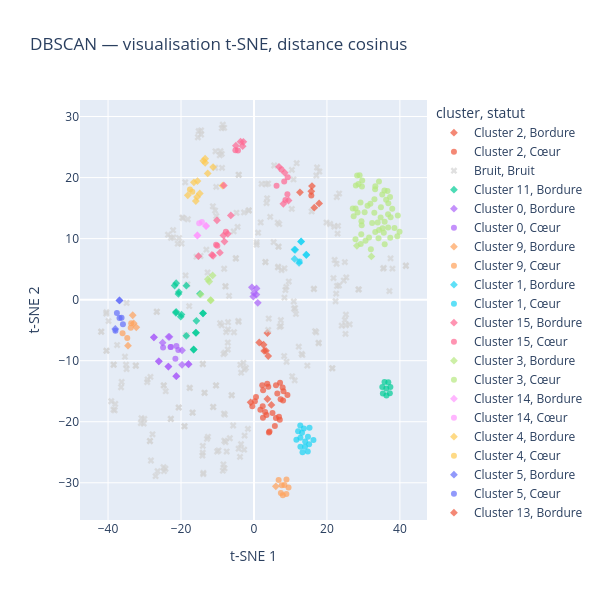

Notebook code cell kept with this figure:
### Code cell
tsne = TSNE(
    n_components=2,
    metric="cosine",
    perplexity=30,
    init="random",
    learning_rate="auto",
    random_state=42
)

coord_tsne = tsne.fit_transform(matrice_tfidf_sublinear.toarray())

visu_tsne = visualisation.copy()
visu_tsne["t-SNE 1"] = coord_tsne[:, 0]
visu_tsne["t-SNE 2"] = coord_tsne[:, 1]

fig = px.scatter(
    visu_tsne,
    x="t-SNE 1",
    y="t-SNE 2",
    color="cluster",
    symbol="statut",
    symbol_map={"Cœur": "circle", "Bordure": "diamond", "Bruit": "x"},
    color_discrete_map={"Bruit": "lightgray"},
    hover_data=["id", "statut"],
    opacity=0.7,
    title="DBSCAN — visualisation t-SNE, distance cosinus",
    height=600,
    width=600
)

fig.show()

### Figure 1 — Plotly figure (JSON) as saved in the notebook; plotly's stock layout.template omitted (floating-point values rounded to 4 significant figures; data arrays with more than 128 entries replaced by an {"elided": "..."} marker saying what was removed)
{"data": [{"customdata": [[1, "Bordure"], [2, "Bordure"], [19, "Bordure"], [61, "Bordure"], [365, "Bordure"], [413, "Bordure"], [446, "Bordure"], [494, "Bordure"], [495, "Bordure"]], "hovertemplate": "cluster=Cluster 2<br>statut=%{customdata[1]}<br>t-SNE 1=%{x}<br>t-SNE 2=%{y}<br>id=%{customdata[0]}<extra></extra>", "legendgroup": "Cluster 2, Bordure", "marker": {"color": "#EF553B", "opacity": 0.7, "symbol": "diamond"}, "mode": "markers", "name": "Cluster 2, Bordure", "orientation": "v", "showlegend": true, "type": "scatter", "x": [2.631, 3.687, 2.801, 3.687, 1.442, 4.776, -0.9245, 3.288, 3.908], "xaxis": "x", "y": [-7.388, -5.465, -8.397, -16.28, -7.018, -17.25, -16.82, -8.389, -9.244], "yaxis": "y"}, {"customdata": [[18, "Cœur"], [20, "Cœur"], [21, "Cœur"], [22, "Cœur"], [23, "Cœur"], [24, "Cœur"], [25, "Cœur"], [60, "Cœur"], [171, "Cœur"], [172, "Cœur"], [173, "Cœur"], [174, "Cœur"], [175, "Cœur"], [176, "Cœur"], [277, "Cœur"], [340, "Cœur"], [341, "Cœur"], [359, "Cœur"], [360, "Cœur"], [440, "Cœur"], [441, "Cœur"], [442, "Cœur"], [443, "Cœur"], [487, "Cœur"], [488, "Cœur"], [496, "Cœur"], [497, "Cœur"]], "hovertemplate": "cluster=Cluster 2<br>statut=%{customdata[1]}<br>t-SNE 1=%{x}<br>t-SNE 2=%{y}<br>id=%{customdata[0]}<extra></extra>", "legendgroup": "Cluster 2, Cœur", "marker": {"color": "#EF553B", "opacity": 0.7, "symbol": "circle"}, "mode": "markers", "name": "Cluster 2, Cœur", "orientation": "v", "showlegend": true, "type": "scatter", "x": [3.924, 8.091, 6.397, 6.017, 5.722, 2.461, 0.2494, 9.172, 3.635, 7.147, 2.266, 4.099, 4.253, 0.5538, -0.4553, 7.852, 6.031, 7.078, 6.858, 2.396, 3.064, 1.757, 3.429, 7.305, 7.982, 2.504, 5.076], "xaxis": "x", "y": [-14.28, -15.02, -15.37, -19.39, -20.71, -19.35, -16.63, -15.61, -13.79, -13.62, -14.03, -21.75, -21.58, -15.94, -17.48, -14.39, -14.01, -19.66, -19.17, -17.46, -18.41, -18.06, -18.88, -16.32, -16.53, -14.86, -18.56], "yaxis": "y"}, {"customdata": {"elided": "246x2 mixed values"}, "hovertemplate": "cluster=Bruit<br>statut=%{customdata[1]}<br>t-SNE 1=%{x}<br>t-SNE 2=%{y}<br>id=%{customdata[0]}<extra></extra>", "legendgroup": "Bruit, Bruit", "marker": {"color": "lightgray", "opacity": 0.7, "symbol": "x"}, "mode": "markers", "name": "Bruit, Bruit", "orientation": "v", "showlegend": true, "type": "scatter", "x": {"elided": "246 float values"}, "xaxis": "x", "y": {"elided": "246 float values"}, "yaxis": "y"}, {"customdata": [[4, "Bordure"], [96, "Bordure"], [97, "Bordure"], [120, "Bordure"], [143, "Bordure"], [147, "Bordure"], [159, "Bordure"], [207, "Bordure"], [209, "Bordure"], [210, "Bordure"], [216, "Bordure"], [217, "Bordure"], [232, "Bordure"], [281, "Bordure"], [331, "Bordure"], [364, "Bordure"], [450, "Bordure"], [469, "Bordure"]], "hovertemplate": "cluster=Cluster 11<br>statut=%{customdata[1]}<br>t-SNE 1=%{x}<br>t-SNE 2=%{y}<br>id=%{customdata[0]}<extra></extra>", "legendgroup": "Cluster 11, Bordure", "marker": {"color": "#00cc96", "opacity": 0.7, "symbol": "diamond"}, "mode": "markers", "name": "Cluster 11, Bordure", "orientation": "v", "showlegend": true, "type": "scatter", "x": [-13.97, -19.87, -20.72, -16.53, -15.88, -21.33, -13.97, -18.54, -20.59, -21.33, -16.53, -14.8, -15.95, -20.07, -15.78, -21.41, -21.75, -18.56], "xaxis": "x", "y": [-2.235, -2.449, 0.9425, -8.175, -5.435, 2.695, -2.238, 2.297, 1.247, -1.996, -8.166, 0.9582, -5.41, -2.784, -3.477, -2.167, 2.3, -5.927], "yaxis": "y"}, {"customdata": [[6, "Bordure"], [107, "Bordure"], [141, "Bordure"], [184, "Bordure"], [267, "Bordure"], [268, "Bordure"], [274, "Bordure"], [275, "Bordure"], [327, "Bordure"], [351, "Bordure"], [386, "Bordure"], [387, "Bordure"], [424, "Bordure"], [438, "Bordure"], [498, "Bordure"]], "hovertemplate": "cluster=Cluster 0<br>statut=%{customdata[1]}<br>t-SNE 1=%{x}<br>t-SNE 2=%{y}<br>id=%{customdata[0]}<extra></extra>", "legendgroup": "Cluster 0, Bordure", "marker": {"color": "#ab63fa", "opacity": 0.7, "symbol": "diamond"}, "mode": "markers", "name": "Cluster 0, Bordure", "orientation": "v", "showlegend": true, "type": "scatter", "x": [-19.72, -23.16, -27.43, -17.94, -23.46, -21.3, -26.08, -27.43, -26.08, -23.42, -23.46, -21.3, -25.04, -17.94, -19.71], "xaxis": "x", "y": [-10.68, -6.093, -6.169, -10.58, -10.96, -12.54, -10.1, -6.169, -10.1, -6.097, -10.96, -12.54, -7.054, -10.58, -8.303], "yaxis": "y"}, {"customdata": [[67, "Cœur"], [212, "Cœur"], [302, "Cœur"], [352, "Cœur"], [382, "Cœur"], [415, "Cœur"]], "hovertemplate": "cluster=Cluster 0<br>statut=%{customdata[1]}<br>t-SNE 1=%{x}<br>t-SNE 2=%{y}<br>id=%{customdata[0]}<extra></extra>", "legendgroup": "Cluster 0, Cœur", "marker": {"color": "#ab63fa", "opacity": 0.7, "symbol": "circle"}, "mode": "markers", "name": "Cluster 0, Cœur", "orientation": "v", "showlegend": true, "type": "scatter", "x": [-24.91, -22.83, -20.74, -21.28, -22.83, -21.54], "xaxis": "x", "y": [-7.853, -7.768, -8.248, -7.613, -7.768, -9.671], "yaxis": "y"}, {"customdata": [[55, "Bordure"], [84, "Bordure"], [389, "Bordure"], [393, "Bordure"]], "hovertemplate": "cluster=Cluster 9<br>statut=%{customdata[1]}<br>t-SNE 1=%{x}<br>t-SNE 2=%{y}<br>id=%{customdata[0]}<extra></extra>", "legendgroup": "Cluster 9, Bordure", "marker": {"color": "#FFA15A", "opacity": 0.7, "symbol": "diamond"}, "mode": "markers", "name": "Cluster 9, Bordure", "orientation": "v", "showlegend": true, "type": "scatter", "x": [-34.54, -32.96, -32.26, -33.24], "xaxis": "x", "y": [-7.547, -3.878, -4.53, -2.559], "yaxis": "y"}, {"customdata": [[7, "Cœur"], [83, "Cœur"], [394, "Cœur"], [403, "Cœur"]], "hovertemplate": "cluster=Cluster 9<br>statut=%{customdata[1]}<br>t-SNE 1=%{x}<br>t-SNE 2=%{y}<br>id=%{customdata[0]}<extra></extra>", "legendgroup": "Cluster 9, Cœur", "marker": {"color": "#FFA15A", "opacity": 0.7, "symbol": "circle"}, "mode": "markers", "name": "Cluster 9, Cœur", "orientation": "v", "showlegend": true, "type": "scatter", "x": [-36.02, -33.79, -33.66, -34.73], "xaxis": "x", "y": [-5.509, -4.587, -3.867, -6.264], "yaxis": "y"}, {"customdata": [[8, "Bordure"], [219, "Bordure"], [220, "Bordure"], [240, "Bordure"], [254, "Bordure"], [255, "Bordure"], [262, "Bordure"], [291, "Bordure"]], "hovertemplate": "cluster=Cluster 1<br>statut=%{customdata[1]}<br>t-SNE 1=%{x}<br>t-SNE 2=%{y}<br>id=%{customdata[0]}<extra></extra>", "legendgroup": "Cluster 1, Bordure", "marker": {"color": "#19d3f3", "opacity": 0.7, "symbol": "diamond"}, "mode": "markers", "name": "Cluster 1, Bordure", "orientation": "v", "showlegend": true, "type": "scatter", "x": [12.9, 11.1, 12.95, 11.13, 12.36, 14.33, 14.36, 11.31], "xaxis": "x", "y": [9.505, 8.202, 9.539, 6.668, 6.014, 7.355, 7.334, 8.168], "yaxis": "y"}, {"customdata": [[261, "Cœur"]], "hovertemplate": "cluster=Cluster 1<br>statut=%{customdata[1]}<br>t-SNE 1=%{x}<br>t-SNE 2=%{y}<br>id=%{customdata[0]}<extra></extra>", "legendgroup": "Cluster 1, Cœur", "marker": {"color": "#19d3f3", "opacity": 0.7, "symbol": "circle"}, "mode": "markers", "name": "Cluster 1, Cœur", "orientation": "v", "showlegend": true, "type": "scatter", "x": [12.51], "xaxis": "x", "y": [6.26], "yaxis": "y"}, {"customdata": [[15, "Bordure"], [16, "Bordure"], [168, "Bordure"], [189, "Bordure"], [191, "Bordure"], [194, "Bordure"], [223, "Bordure"], [303, "Bordure"], [313, "Bordure"], [328, "Bordure"], [329, "Bordure"], [427, "Bordure"], [480, "Bordure"]], "hovertemplate": "cluster=Cluster 15<br>statut=%{customdata[1]}<br>t-SNE 1=%{x}<br>t-SNE 2=%{y}<br>id=%{customdata[0]}<extra></extra>", "legendgroup": "Cluster 15, Bordure", "marker": {"color": "#FF6692", "opacity": 0.7, "symbol": "diamond"}, "mode": "markers", "name": "Cluster 15, Bordure", "orientation": "v", "showlegend": true, "type": "scatter", "x": [-11.52, -11.2, -7.171, 8.053, 9.471, 6.858, -10.14, -6.341, 8.425, -8.374, -8.084, -15.21, -9.342], "xaxis": "x", "y": [7.331, 7.195, 10.79, 15.7, 16.24, 21.77, 13.0, 13.8, 20.8, 10.51, 9.517, 7.127, 7.692], "yaxis": "y"}, {"customdata": [[190, "Cœur"], [192, "Cœur"], [234, "Cœur"], [278, "Cœur"], [307, "Cœur"], [314, "Cœur"], [330, "Cœur"], [484, "Cœur"], [485, "Cœur"]], "hovertemplate": "cluster=Cluster 15<br>statut=%{customdata[1]}<br>t-SNE 1=%{x}<br>t-SNE 2=%{y}<br>id=%{customdata[0]}<extra></extra>", "legendgroup": "Cluster 15, Cœur", "marker": {"color": "#FF6692", "opacity": 0.7, "symbol": "circle"}, "mode": "markers", "name": "Cluster 15, Cœur", "orientation": "v", "showlegend": true, "type": "scatter", "x": [8.625, 8.29, 6.193, 9.258, 9.162, 7.543, -7.697, -10.38, -10.05], "xaxis": "x", "y": [16.32, 19.35, 18.67, 20.06, 17.26, 21.33, 11.11, 8.993, 8.821], "yaxis": "y"}, {"customdata": [[152, "Bordure"], [489, "Bordure"]], "hovertemplate": "cluster=Cluster 3<br>statut=%{customdata[1]}<br>t-SNE 1=%{x}<br>t-SNE 2=%{y}<br>id=%{customdata[0]}<extra></extra>", "legendgroup": "Cluster 3, Bordure", "marker": {"color": "#B6E880", "opacity": 0.7, "symbol": "diamond"}, "mode": "markers", "name": "Cluster 3, Bordure", "orientation": "v", "showlegend": true, "type": "scatter", "x": [32.19, 28.21], "xaxis": "x", "y": [7.074, 8.819], "yaxis": "y"}, {"customdata": [[26, "Cœur"], [36, "Cœur"], [41, "Cœur"], [56, "Cœur"], [58, "Cœur"], [63, "Cœur"], [64, "Cœur"], [65, "Cœur"], [68, "Cœur"], [71, "Cœur"], [72, "Cœur"], [73, "Cœur"], [95, "Cœur"], [98, "Cœur"], [102, "Cœur"], [116, "Cœur"], [124, "Cœur"], [138, "Cœur"], [139, "Cœur"], [144, "Cœur"], [167, "Cœur"], [169, "Cœur"], [170, "Cœur"], [177, "Cœur"], [178, "Cœur"], [185, "Cœur"], [237, "Cœur"], [239, "Cœur"], [276, "Cœur"], [288, "Cœur"], [289, "Cœur"], [315, "Cœur"], [322, "Cœur"], [333, "Cœur"], [334, "Cœur"], [335, "Cœur"], [336, "Cœur"], [347, "Cœur"], [366, "Cœur"], [372, "Cœur"], [373, "Cœur"], [397, "Cœur"], [423, "Cœur"], [432, "Cœur"], [433, "Cœur"], [447, "Cœur"], [448, "Cœur"], [467, "Cœur"], [470, "Cœur"], [471, "Cœur"], [476, "Cœur"], [491, "Cœur"], [493, "Cœur"]], "hovertemplate": "cluster=Cluster 3<br>statut=%{customdata[1]}<br>t-SNE 1=%{x}<br>t-SNE 2=%{y}<br>id=%{customdata[0]}<extra></extra>", "legendgroup": "Cluster 3, Cœur", "marker": {"color": "#B6E880", "opacity": 0.7, "symbol": "circle"}, "mode": "markers", "name": "Cluster 3, Cœur", "orientation": "v", "showlegend": true, "type": "scatter", "x": [33.24, 33.91, 32.39, 38.51, 36.83, 37.3, 36.22, 36.6, 34.29, 33.02, 31.91, 29.53, 34.14, 35.24, 29.26, 36.78, 35.82, 36.75, 32.99, 30.58, 28.28, 29.6, 27.85, 29.2, 27.08, 27.93, 28.65, 29.41, 28.4, 27.33, 29.67, 28.96, 34.73, 32.04, 31.13, 29.46, 30.34, 37.46, 27.83, 37.36, 31.54, 39.29, 35.83, 35.16, 35.76, 39.9, 39.43, 34.8, 33.2, 33.27, 34.27, 35.59, 37.9], "xaxis": "x", "y": [11.08, 12.65, 12.57, 11.75, 15.8, 16.81, 16.37, 17.79, 11.4, 16.43, 15.72, 12.21, 10.07, 11.69, 9.127, 11.84, 12.76, 14.01, 14.23, 9.649, 20.34, 18.55, 14.94, 15.93, 14.94, 18.72, 18.93, 10.69, 14.3, 13.66, 19.52, 20.39, 13.46, 8.243, 15.39, 12.84, 14.33, 13.51, 9.877, 10.14, 10.16, 10.37, 9.066, 17.22, 17.86, 11.11, 13.78, 15.13, 18.09, 18.59, 19.37, 10.96, 14.89], "yaxis": "y"}, {"customdata": [[29, "Bordure"], [188, "Bordure"], [305, "Bordure"], [454, "Bordure"]], "hovertemplate": "cluster=Cluster 14<br>statut=%{customdata[1]}<br>t-SNE 1=%{x}<br>t-SNE 2=%{y}<br>id=%{customdata[0]}<extra></extra>", "legendgroup": "Cluster 14, Bordure", "marker": {"color": "#FF97FF", "opacity": 0.7, "symbol": "diamond"}, "mode": "markers", "name": "Cluster 14, Bordure", "orientation": "v", "showlegend": true, "type": "scatter", "x": [-15.48, -13.14, -13.12, -15.55], "xaxis": "x", "y": [10.51, 12.08, 12.07, 10.53], "yaxis": "y"}, {"customdata": [[187, "Cœur"], [306, "Cœur"]], "hovertemplate": "cluster=Cluster 14<br>statut=%{customdata[1]}<br>t-SNE 1=%{x}<br>t-SNE 2=%{y}<br>id=%{customdata[0]}<extra></extra>", "legendgroup": "Cluster 14, Cœur", "marker": {"color": "#FF97FF", "opacity": 0.7, "symbol": "circle"}, "mode": "markers", "name": "Cluster 14, Cœur", "orientation": "v", "showlegend": true, "type": "scatter", "x": [-14.27, -15.01], "xaxis": "x", "y": [12.73, 12.53], "yaxis": "y"}, {"customdata": [[30, "Bordure"], [32, "Bordure"], [34, "Bordure"], [92, "Bordure"], [100, "Bordure"], [259, "Bordure"], [287, "Bordure"], [294, "Bordure"], [325, "Bordure"], [462, "Bordure"], [463, "Bordure"], [499, "Bordure"]], "hovertemplate": "cluster=Cluster 4<br>statut=%{customdata[1]}<br>t-SNE 1=%{x}<br>t-SNE 2=%{y}<br>id=%{customdata[0]}<extra></extra>", "legendgroup": "Cluster 4, Bordure", "marker": {"color": "#FECB52", "opacity": 0.7, "symbol": "diamond"}, "mode": "markers", "name": "Cluster 4, Bordure", "orientation": "v", "showlegend": true, "type": "scatter", "x": [-15.49, -13.89, -12.68, -18.14, -16.47, -15.6, -15.94, -8.608, -14.86, -13.38, -13.37, -11.21], "xaxis": "x", "y": [19.43, 22.74, 20.68, 17.09, 19.23, 16.83, 16.16, 18.67, 17.39, 23.08, 22.42, 21.72], "yaxis": "y"}, {"customdata": [[146, "Cœur"], [395, "Cœur"]], "hovertemplate": "cluster=Cluster 4<br>statut=%{customdata[1]}<br>t-SNE 1=%{x}<br>t-SNE 2=%{y}<br>id=%{customdata[0]}<extra></extra>", "legendgroup": "Cluster 4, Cœur", "marker": {"color": "#FECB52", "opacity": 0.7, "symbol": "circle"}, "mode": "markers", "name": "Cluster 4, Cœur", "orientation": "v", "showlegend": true, "type": "scatter", "x": [-16.91, -17.55], "xaxis": "x", "y": [17.68, 18.05], "yaxis": "y"}, {"customdata": [[456, "Bordure"], [464, "Bordure"], [486, "Bordure"]], "hovertemplate": "cluster=Cluster 5<br>statut=%{customdata[1]}<br>t-SNE 1=%{x}<br>t-SNE 2=%{y}<br>id=%{customdata[0]}<extra></extra>", "legendgroup": "Cluster 5, Bordure", "marker": {"color": "#636efa", "opacity": 0.7, "symbol": "diamond"}, "mode": "markers", "name": "Cluster 5, Bordure", "orientation": "v", "showlegend": true, "type": "scatter", "x": [-36.84, -38.02, -36.9], "xaxis": "x", "y": [-0.1293, -4.807, -0.125], "yaxis": "y"}, {"customdata": [[31, "Cœur"], [104, "Cœur"], [354, "Cœur"], [436, "Cœur"], [437, "Cœur"]], "hovertemplate": "cluster=Cluster 5<br>statut=%{customdata[1]}<br>t-SNE 1=%{x}<br>t-SNE 2=%{y}<br>id=%{customdata[0]}<extra></extra>", "legendgroup": "Cluster 5, Cœur", "marker": {"color": "#636efa", "opacity": 0.7, "symbol": "circle"}, "mode": "markers", "name": "Cluster 5, Cœur", "orientation": "v", "showlegend": true, "type": "scatter", "x": [-36.3, -35.92, -37.98, -36.85, -37.57], "xaxis": "x", "y": [-2.972, -4.026, -5.095, -2.988, -2.173], "yaxis": "y"}, {"customdata": [[47, "Bordure"], [249, "Bordure"], [298, "Bordure"], [310, "Bordure"], [311, "Bordure"]], "hovertemplate": "cluster=Cluster 13<br>statut=%{customdata[1]}<br>t-SNE 1=%{x}<br>t-SNE 2=%{y}<br>id=%{customdata[0]}<extra></extra>", "legendgroup": "Cluster 13, Bordure", "marker": {"color": "#EF553B", "opacity": 0.7, "symbol": "diamond"}, "mode": "markers", "name": "Cluster 13, Bordure", "orientation": "v", "showlegend": true, "type": "scatter", "x": [12.6, 17.86, 16.53, 15.71, 15.9], "xaxis": "x", "y": [17.58, 15.76, 15.06, 17.75, 18.6], "yaxis": "y"}, {"customdata": [[162, "Cœur"]], "hovertemplate": "cluster=Cluster 13<br>statut=%{customdata[1]}<br>t-SNE 1=%{x}<br>t-SNE 2=%{y}<br>id=%{customdata[0]}<extra></extra>", "legendgroup": "Cluster 13, Cœur", "marker": {"color": "#EF553B", "opacity": 0.7, "symbol": "circle"}, "mode": "markers", "name": "Cluster 13, Cœur", "orientation": "v", "showlegend": true, "type": "scatter", "x": [15.73], "xaxis": "x", "y": [17.07], "yaxis": "y"}, {"customdata": [[48, "Cœur"], [69, "Cœur"], [238, "Cœur"], [319, "Cœur"], [332, "Cœur"], [371, "Cœur"], [396, "Cœur"], [490, "Cœur"]], "hovertemplate": "cluster=Cluster 6<br>statut=%{customdata[1]}<br>t-SNE 1=%{x}<br>t-SNE 2=%{y}<br>id=%{customdata[0]}<extra></extra>", "legendgroup": "Cluster 6, Cœur", "marker": {"color": "#00cc96", "opacity": 0.7, "symbol": "circle"}, "mode": "markers", "name": "Cluster 6, Cœur", "orientation": "v", "showlegend": true, "type": "scatter", "x": [36.82, 36.27, 37.4, 37.24, 35.78, 35.18, 35.33, 36.31], "xaxis": "x", "y": [-13.52, -14.55, -14.33, -15.33, -13.47, -14.32, -15.37, -15.69], "yaxis": "y"}, {"customdata": [[75, "Bordure"], [77, "Bordure"], [195, "Bordure"], [226, "Bordure"], [361, "Bordure"], [418, "Bordure"]], "hovertemplate": "cluster=Cluster 7<br>statut=%{customdata[1]}<br>t-SNE 1=%{x}<br>t-SNE 2=%{y}<br>id=%{customdata[0]}<extra></extra>", "legendgroup": "Cluster 7, Bordure", "marker": {"color": "#ab63fa", "opacity": 0.7, "symbol": "diamond"}, "mode": "markers", "name": "Cluster 7, Bordure", "orientation": "v", "showlegend": true, "type": "scatter", "x": [-0.1884, 0.01092, -0.5646, 0.706, 0.6704, 1.049], "xaxis": "x", "y": [0.512, 1.072, 2.017, 1.844, 0.8308, -0.5275], "yaxis": "y"}, {"customdata": [[383, "Bordure"]], "hovertemplate": "cluster=Cluster 8<br>statut=%{customdata[1]}<br>t-SNE 1=%{x}<br>t-SNE 2=%{y}<br>id=%{customdata[0]}<extra></extra>", "legendgroup": "Cluster 8, Bordure", "marker": {"color": "#FFA15A", "opacity": 0.7, "symbol": "diamond"}, "mode": "markers", "name": "Cluster 8, Bordure", "orientation": "v", "showlegend": true, "type": "scatter", "x": [5.998], "xaxis": "x", "y": [-30.58], "yaxis": "y"}, {"customdata": [[79, "Cœur"], [80, "Cœur"], [81, "Cœur"], [148, "Cœur"], [338, "Cœur"], [339, "Cœur"], [385, "Cœur"], [457, "Cœur"]], "hovertemplate": "cluster=Cluster 8<br>statut=%{customdata[1]}<br>t-SNE 1=%{x}<br>t-SNE 2=%{y}<br>id=%{customdata[0]}<extra></extra>", "legendgroup": "Cluster 8, Cœur", "marker": {"color": "#FFA15A", "opacity": 0.7, "symbol": "circle"}, "mode": "markers", "name": "Cluster 8, Cœur", "orientation": "v", "showlegend": true, "type": "scatter", "x": [7.377, 7.914, 7.61, 9.477, 8.906, 8.884, 6.764, 8.346], "xaxis": "x", "y": [-31.69, -32.05, -30.42, -30.76, -29.47, -31.83, -29.54, -30.38], "yaxis": "y"}, {"customdata": [[87, "Cœur"], [88, "Cœur"], [89, "Cœur"], [90, "Cœur"], [200, "Cœur"], [201, "Cœur"], [202, "Cœur"], [203, "Cœur"], [260, "Cœur"], [265, "Cœur"], [266, "Cœur"], [269, "Cœur"], [270, "Cœur"], [406, "Cœur"], [407, "Cœur"]], "hovertemplate": "cluster=Cluster 10<br>statut=%{customdata[1]}<br>t-SNE 1=%{x}<br>t-SNE 2=%{y}<br>id=%{customdata[0]}<extra></extra>", "legendgroup": "Cluster 10, Cœur", "marker": {"color": "#19d3f3", "opacity": 0.7, "symbol": "circle"}, "mode": "markers", "name": "Cluster 10, Cœur", "orientation": "v", "showlegend": true, "type": "scatter", "x": [11.62, 12.72, 15.12, 14.04, 12.1, 12.69, 12.73, 16.3, 13.17, 13.66, 13.99, 14.79, 15.23, 14.75, 13.3], "xaxis": "x", "y": [-22.94, -22.62, -23.7, -23.22, -21.56, -20.61, -24.08, -22.99, -21.81, -21.11, -24.11, -22.46, -20.98, -24.89, -25.0], "yaxis": "y"}, {"customdata": [[109, "Bordure"], [110, "Bordure"], [186, "Bordure"], [391, "Bordure"], [392, "Bordure"]], "hovertemplate": "cluster=Cluster 12<br>statut=%{customdata[1]}<br>t-SNE 1=%{x}<br>t-SNE 2=%{y}<br>id=%{customdata[0]}<extra></extra>", "legendgroup": "Cluster 12, Bordure", "marker": {"color": "#FF6692", "opacity": 0.7, "symbol": "diamond"}, "mode": "markers", "name": "Cluster 12, Bordure", "orientation": "v", "showlegend": true, "type": "scatter", "x": [-4.963, -3.105, -8.26, -2.916, -3.687], "xaxis": "x", "y": [25.22, 25.13, 18.71, 25.86, 25.87], "yaxis": "y"}, {"customdata": [[108, "Cœur"], [390, "Cœur"]], "hovertemplate": "cluster=Cluster 12<br>statut=%{customdata[1]}<br>t-SNE 1=%{x}<br>t-SNE 2=%{y}<br>id=%{customdata[0]}<extra></extra>", "legendgroup": "Cluster 12, Cœur", "marker": {"color": "#FF6692", "opacity": 0.7, "symbol": "circle"}, "mode": "markers", "name": "Cluster 12, Cœur", "orientation": "v", "showlegend": true, "type": "scatter", "x": [-4.384, -5.085], "xaxis": "x", "y": [24.44, 24.48], "yaxis": "y"}, {"customdata": [[115, "Bordure"], [213, "Bordure"], [343, "Bordure"], [353, "Bordure"], [379, "Bordure"], [384, "Bordure"]], "hovertemplate": "cluster=Cluster 16<br>statut=%{customdata[1]}<br>t-SNE 1=%{x}<br>t-SNE 2=%{y}<br>id=%{customdata[0]}<extra></extra>", "legendgroup": "Cluster 16, Bordure", "marker": {"color": "#B6E880", "opacity": 0.7, "symbol": "diamond"}, "mode": "markers", "name": "Cluster 16, Bordure", "orientation": "v", "showlegend": true, "type": "scatter", "x": [-11.33, -12.64, -12.26, -14.62, -11.86, -11.87], "xaxis": "x", "y": [3.971, 3.343, 2.956, 0.8492, -0.1228, -0.06826], "yaxis": "y"}], "layout": {"height": 600, "legend": {"title": {"text": "cluster, statut"}, "tracegroupgap": 0}, "title": {"text": "DBSCAN — visualisation t-SNE, distance cosinus"}, "width": 600, "xaxis": {"anchor": "y", "domain": [0, 1], "title": {"text": "t-SNE 1"}}, "yaxis": {"anchor": "x", "domain": [0, 1], "title": {"text": "t-SNE 2"}}}}
